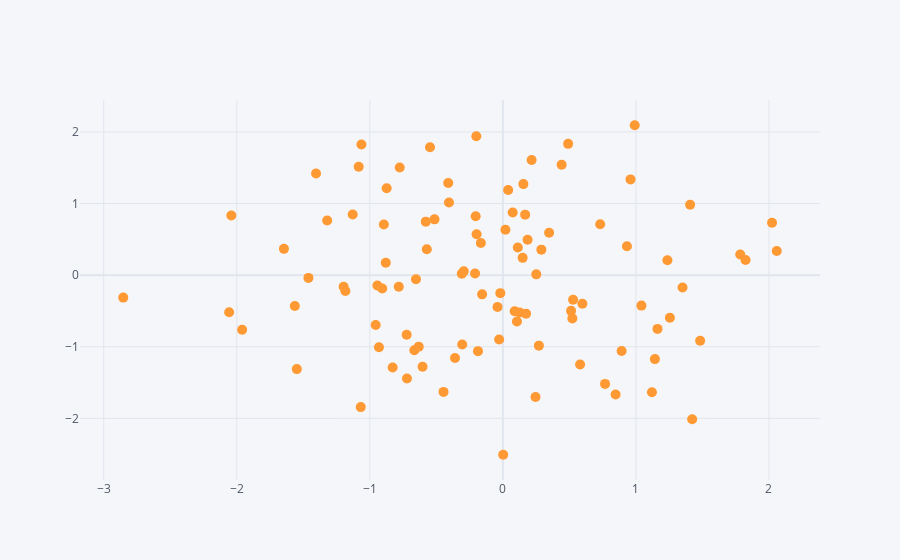

The code cell stored with this chart in its notebook:
### Markdown cell above
## Scatter

### Code cell

